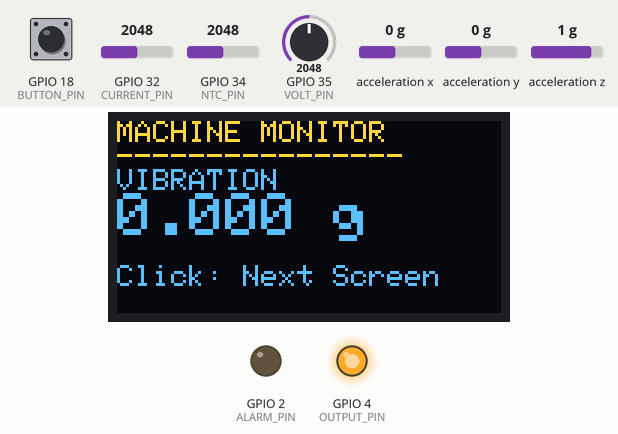
Recording of a sketch running on a simulated ESP32. Shown: 128×64 one-colour display, output pins drawn as LEDs (lit = HIGH). The test bench sets the inputs (shaded band); at power-on: GPIO 18 (BUTTON_PIN) HIGH, GPIO 34 (NTC_PIN) = 2048, GPIO 35 (VOLT_PIN) = 2048, GPIO 32 (CURRENT_PIN) = 2048, acceleration x 0 g, acceleration y 0 g, acceleration z 1 g (analog values on the 0–4095 scale). The OLED is the two-colour kind (top 16 rows yellow); nothing arrives over Bluetooth unless stated; what the sketch prints to the serial monitor is not drawn.

Above: at 2.2 s.
2.3 s: GPIO 18 (BUTTON_PIN) pulled LOW for 0.15 s
At 3.0 s:
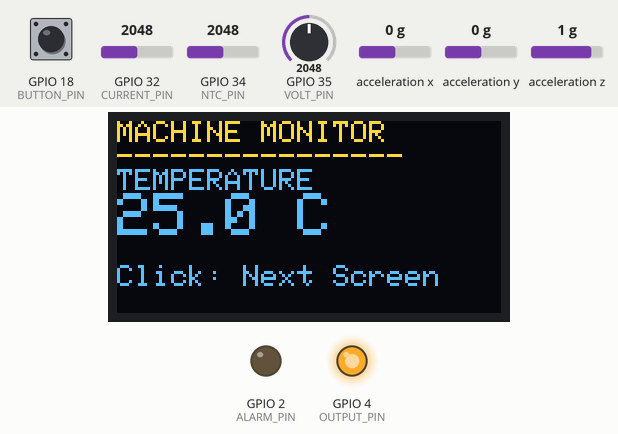
3.9 s: GPIO 34 (NTC_PIN) set to 3869
At 4.6 s:
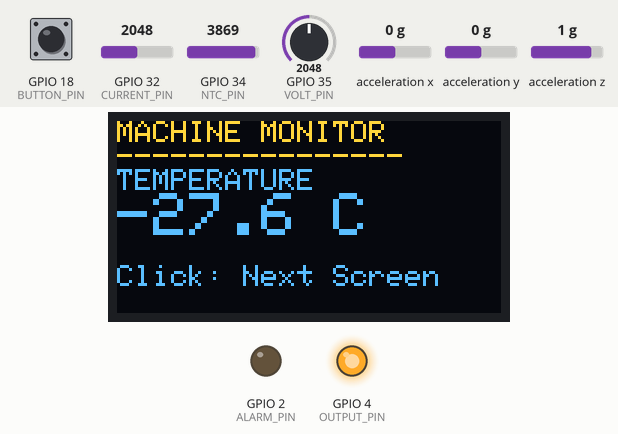
5.6 s: GPIO 34 (NTC_PIN) set to 3957
At 6.9 s:
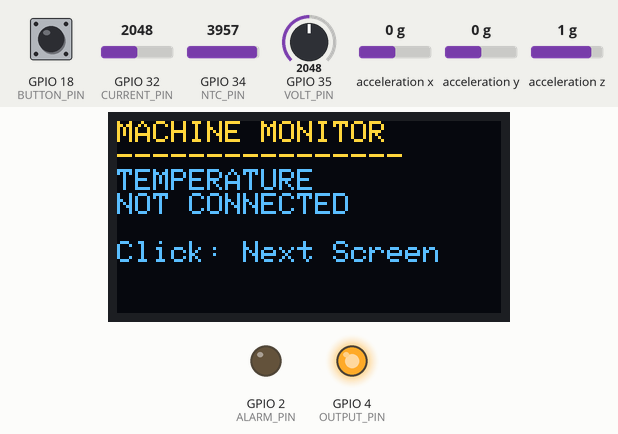
7.2 s: GPIO 18 (BUTTON_PIN) pulled LOW for 1 s
At 9.2 s:
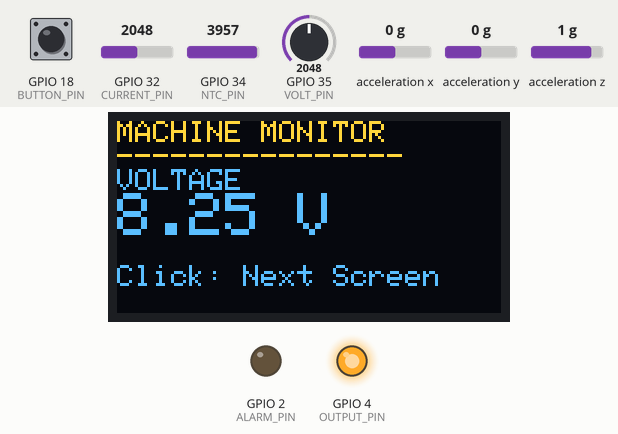
9.7 s: GPIO 35 (VOLT_PIN) set to 132
At 10.4 s:
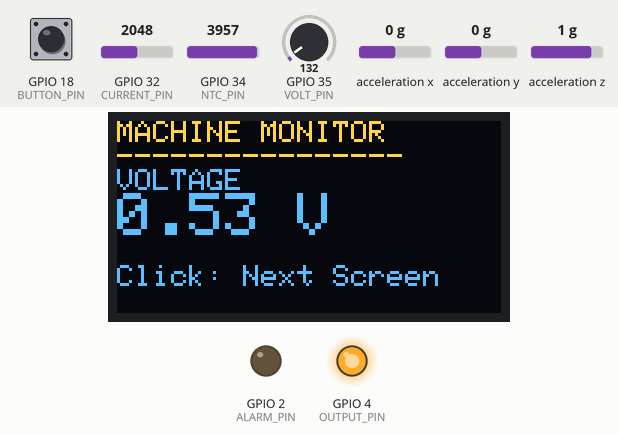
11.4 s: GPIO 35 (VOLT_PIN) set to 113
At 13.0 s:
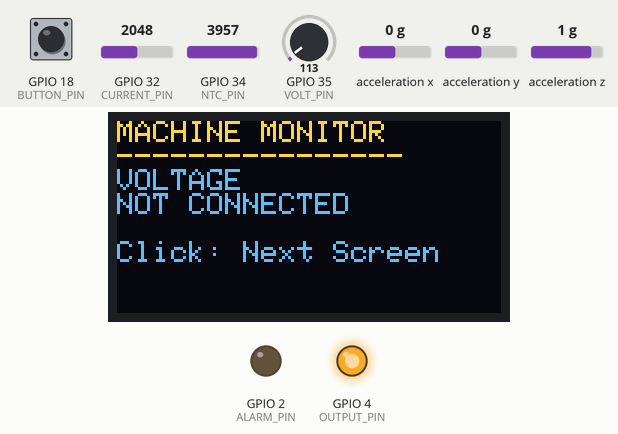
Timing chart, 0 to 14.0 s (numbered marks = the images above; inputs shaded):
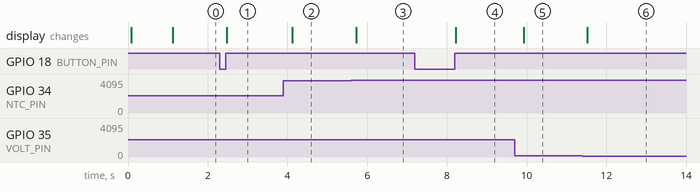

Measured:
- the behaviour switches between 3900 and 3901 on GPIO 34 (NTC_PIN) (found by bisection; images 2 and 3)
- the behaviour switches between 125 and 124 on GPIO 35 (VOLT_PIN) (found by bisection; images 5 and 6)
- after the input at 2.3 s, the display: changes after 0.18 s (image 1)
- after the input at 3.9 s, the display: changes after 0.22 s (image 2)
- after the input at 5.6 s, the display: changes after 0.12 s (image 3)
- after the input at 7.2 s, the display: changes after 1.0 s (image 4)
- after the input at 9.7 s, the display: changes after 0.22 s (image 5)
- after the input at 11.4 s, the display: changes after 0.13 s (image 6)

The sketch:

sketch_oct13a.ino
```cpp
#include <Wire.h>
#include <Adafruit_GFX.h>
#include <Adafruit_SSD1306.h>
#include <Adafruit_Sensor.h>
#include <Adafruit_ADXL345_U.h>
#include <BluetoothSerial.h>
#include <math.h>

// ---------- DISPLAY ----------
#define SCREEN_WIDTH 128
#define SCREEN_HEIGHT 64

Adafruit_SSD1306 display(SCREEN_WIDTH, SCREEN_HEIGHT, &Wire, -1);

// ---------- SENSORS ----------
Adafruit_ADXL345_Unified adxl = Adafruit_ADXL345_Unified(12345);
BluetoothSerial SerialBT;

bool adxlConnected = false;
bool voltageConnected = false;
bool currentConnected = false;
bool ntcConnected = false;

// ---------- PINS ----------
#define VOLT_PIN 35
#define CURRENT_PIN 32
#define NTC_PIN 34
#define BUTTON_PIN 18
#define ALARM_PIN 2
#define OUTPUT_PIN 4

// ---------- CALIBRATION ----------
const float ADC_REFERENCE = 3.3;
const float VOLTAGE_FACTOR = 5.0;

const float CURRENT_ZERO_V = 1.65;
const float CURRENT_SENSITIVITY = 0.100;

const float NTC_FIXED_R = 10000.0;
const float NTC_R0 = 10000.0;
const float NTC_BETA = 3950.0;
const float NTC_T0 = 298.15;

// ---------- WARNING LIMITS ----------
const float MAX_TEMP = 40.0;
const float MAX_VIBRATION_G = 0.20;
const float VIBRATION_CHANGE_LIMIT = 0.10;

// ---------- SENSOR VALUES ----------
float voltage = 0;
float current = 0;
float temperature = NAN;
float vibration = 0;

float voltageSensorOutput = 0;
float currentSensorOutput = 0;

float previousVibration = 0;
float vibrationChange = 0;

bool vibrationInitialized = false;

float stableVibration = 0;
bool stableBaselineSaved = false;

unsigned long vibrationStartTime = 0;
unsigned long vibrationStableStart = 0;

const unsigned long VIBRATION_STARTUP_MS = 2000;
const unsigned long VIBRATION_STABLE_MS = 2000;
const float VIBRATION_CHANGE_PERCENT = 10.0;

bool vibrationWarning = false;


// ---------- SCREEN ----------
int screenNumber = 0;

// ---------- ALARM ----------
bool alarmActive = false;
bool alarmAcknowledged = false;
bool alarmState = false;

unsigned long lastBlink = 0;
unsigned long vibrationEventUntil = 0;

int highTemperatureCount = 0;
const int TEMP_CONFIRM_COUNT = 3;

// ---------- TIMERS ----------
unsigned long lastRead = 0;
unsigned long lastSend = 0;
unsigned long lastADXLCheck = 0;
unsigned long lastDisplay = 0;

const unsigned long SENSOR_INTERVAL = 200;
const unsigned long BLUETOOTH_INTERVAL = 500;
const unsigned long ADXL_CHECK_INTERVAL = 1000;
const unsigned long DISPLAY_INTERVAL = 200;

const unsigned long LONG_PRESS_MS = 1000;
const unsigned long VIBRATION_EVENT_MS = 2000;

// ---------- BUTTON ----------
unsigned long buttonDownTime = 0;
bool buttonWasDown = false;
bool longPressDone = false;

// ---------- READ ANALOG VOLTAGE ----------
float readAnalogVoltage(int pin) {
  uint32_t total = 0;

  for (int i = 0; i < 10; i++) {
    total += analogRead(pin);
    delayMicroseconds(200);
  }

  float raw = total / 10.0;
  return raw * ADC_REFERENCE / 4095.0;
}

// ---------- READ NTC TEMPERATURE ----------
float readNTC() {
  uint32_t total = 0;

  for (int i = 0; i < 10; i++) {
    total += analogRead(NTC_PIN);
    delayMicroseconds(200);
  }

  float raw = total / 10.0;

  // Open-circuit / out-of-range check
  if (raw < 5 || raw > 4090) {
    return NAN;
  }

  // Circuit:
  // 3.3V -- 10k fixed resistor -- ADC -- NTC -- GND

  float resistance =
      NTC_FIXED_R * raw / (4095.0 - raw);

  // Reject implausible readings
  if (resistance < 500.0 || resistance > 200000.0) {
    return NAN;
  }

  float kelvin = 1.0 /
      ((1.0 / NTC_T0) +
       log(resistance / NTC_R0) / NTC_BETA);

  float result = kelvin - 273.15;

  if (isnan(result) || isinf(result)) {
    return NAN;
  }

  return result;
}

// ---------- CHECK ADXL345 CONNECTION ----------
void checkADXLConnection() {
  // Default ADXL345 I2C address is 0x53.
  Wire.beginTransmission(0x53);
  bool present = (Wire.endTransmission() == 0);

  if (!present) {
    adxlConnected = false;
    vibrationInitialized = false;
    vibration = 0;
    vibrationChange = 0;
    vibrationEventUntil = 0;

    Serial.println("ADXL345 NOT CONNECTED");
    return;
  }

  // Initialize again if the sensor was disconnected
  // and has now been reconnected.
  if (!adxlConnected) {
    adxlConnected = adxl.begin();

    if (adxlConnected) {
      adxl.setRange(ADXL345_RANGE_4_G);
      vibrationInitialized = false;
      vibrationChange = 0;

      Serial.println("ADXL345 CONNECTED");
    }
  }
}

// ---------- READ ALL SENSORS ----------
void readSensors() {
  // Voltage sensor
  voltageSensorOutput = readAnalogVoltage(VOLT_PIN);
  voltageConnected = voltageSensorOutput > 0.10;

  if (voltageConnected) {
    voltage = voltageSensorOutput * VOLTAGE_FACTOR;
  } else {
    voltage = 0;
  }

  // Current sensor
  currentSensorOutput = readAnalogVoltage(CURRENT_PIN);

  currentConnected =
      currentSensorOutput > 0.10 &&
      currentSensorOutput < 3.20;

  if (currentConnected) {
    current =
        (currentSensorOutput - CURRENT_ZERO_V)
        / CURRENT_SENSITIVITY;
  } else {
    current = 0;
  }

  // Temperature sensor
  temperature = readNTC();
  ntcConnected = !isnan(temperature);

  if (!ntcConnected) {
    highTemperatureCount = 0;
  } else if (temperature > MAX_TEMP) {
    if (highTemperatureCount < TEMP_CONFIRM_COUNT) {
      highTemperatureCount++;
    }
  } else {
    highTemperatureCount = 0;
  }


  // ---------- ADXL345 VIBRATION ----------
  if (adxlConnected) {
    sensors_event_t event;
    adxl.getEvent(&event);

    float ax = event.acceleration.x / 9.80665;
    float ay = event.acceleration.y / 9.80665;
    float az = event.acceleration.z / 9.80665;

    float magnitude = sqrt(ax * ax + ay * ay + az * az);
    vibration = fabs(magnitude - 1.0);

    unsigned long now = millis();

    if (vibrationStartTime == 0) {
      vibrationStartTime = now;
      vibrationStableStart = now;
      stableBaselineSaved = false;
      vibrationInitialized = false;
      vibrationWarning = false;
      previousVibration = vibration;
    }

    if (!stableBaselineSaved) {
      if (now - vibrationStartTime >= VIBRATION_STARTUP_MS) {
        stableVibration = vibration;
        previousVibration = vibration;
        stableBaselineSaved = true;
        vibrationInitialized = true;
        vibrationStableStart = now;
        vibrationChange = 0;
        vibrationWarning = false;
      }
    } else {
      float difference = fabs(vibration - stableVibration);
      float reference = fmax(stableVibration, 0.05);

      vibrationChange = (difference / reference) * 100.0;

      if (vibrationChange > VIBRATION_CHANGE_PERCENT) {
        vibrationWarning = true;
        vibrationStableStart = 0;
      } else {
        vibrationWarning = false;

        if (vibrationStableStart == 0) {
          vibrationStableStart = now;
        }

        if (now - vibrationStableStart >= VIBRATION_STABLE_MS) {
          stableVibration = vibration;
          vibrationChange = 0;
        }
      }
    }
  } else {
    vibration = 0;
    vibrationChange = 0;
    vibrationInitialized = false;
    stableBaselineSaved = false;
    vibrationStartTime = 0;
    vibrationStableStart = 0;
    vibrationWarning = false;
  }
}


// ---------- ABNORMAL STATUS ----------

int abnormalSensorScreen() {
  if (adxlConnected &&
      stableBaselineSaved &&
      vibrationWarning) {
    return 0;
  }

  if (ntcConnected &&
      highTemperatureCount >= TEMP_CONFIRM_COUNT) {
    return 1;
  }

  return -1;
}


// ---------- UPDATE ALARM ----------

void updateAlarm() {
  bool warning = (abnormalSensorScreen() != -1);

  if (!warning || alarmAcknowledged) {
    alarmActive = false;
    alarmAcknowledged = warning ? true : false;
    alarmState = false;

    digitalWrite(ALARM_PIN, LOW);
    digitalWrite(OUTPUT_PIN, HIGH);
    return;
  }

  alarmActive = true;

  // Blink GPIO 2 during a warning.
  if (millis() - lastBlink >= 250) {
    lastBlink = millis();
    alarmState = !alarmState;

    digitalWrite(ALARM_PIN, alarmState ? HIGH : LOW);
  }

  // GPIO 4 OFF while the alarm warning is active.
  digitalWrite(OUTPUT_PIN, LOW);
}


// ---------- DRAW OLED ----------
void drawScreen() {
  display.clearDisplay();
  display.setTextColor(SSD1306_WHITE);
  display.setTextSize(1);
  display.setCursor(0, 0);

  if (screenNumber == 0) {
    display.setTextSize(2);
    display.setCursor(0, 20);
    display.println("MACHINE");
    display.println("MONITOR");
  }

  else if (screenNumber == 1) {
    display.println("MACHINE MONITOR");
    display.println("----------------");
    display.println("VIBRATION");

    if (adxlConnected) {
      display.setTextSize(2);
      display.print(vibration, 3);
      display.println(" g");
      display.setTextSize(1);
    } else {
      display.println("NOT CONNECTED");
    }
  }

  else if (screenNumber == 2) {
    display.println("MACHINE MONITOR");
    display.println("----------------");
    display.println("TEMPERATURE");

    if (ntcConnected) {
      display.setTextSize(2);
      display.print(temperature, 1);
      display.println(" C");
      display.setTextSize(1);
    } else {
      display.println("NOT CONNECTED");
    }
  }

  else if (screenNumber == 3) {
    display.println("MACHINE MONITOR");
    display.println("----------------");
    display.println("VOLTAGE");

    if (voltageConnected) {
      display.setTextSize(2);
      display.print(voltage, 2);
      display.println(" V");
      display.setTextSize(1);
    } else {
      display.println("NOT CONNECTED");
    }
  }

  else if (screenNumber == 4) {
    display.println("MACHINE MONITOR");
    display.println("----------------");
    display.println("CURRENT");

    if (currentConnected) {
      display.setTextSize(2);
      display.print(current, 2);
      display.println(" A");
      display.setTextSize(1);
    } else {
      display.println("NOT CONNECTED");
    }
  }

  else if (screenNumber == 5) {
    int abnormal = abnormalSensorScreen();

    display.println("MACHINE MONITOR");
    display.println("----------------");
    display.println("ABNORMAL STATUS");

    if (abnormal == 0) {
      display.println("VIBRATION WARNING");
      display.print("Value: ");
      display.print(vibration, 3);
      display.println(" g");
      display.print("Change: ");
      display.print(vibrationChange, 3);
      display.println(" g");
    } else if (abnormal == 1) {
      display.println("HIGH TEMPERATURE");
      display.print("Value: ");
      display.print(temperature, 1);
      display.println(" C");
    } else {
      display.println("NO ABNORMALITY");
    }

    display.println();

    if (alarmAcknowledged) {
      display.println("ALARM ACKNOWLEDGED");
    } else if (alarmActive) {
      display.println("ALARM ACTIVE");
    } else {
      display.println("ALARM OFF");
    }
  }

  if (screenNumber >= 1 && screenNumber <= 4) {
    display.println();
    display.println("Click: Next Screen");
  } else if (screenNumber == 5) {
    display.println("Click: Next Screen");
  }

  display.display();
}

// ---------- BLUETOOTH DATA ----------

void sendBluetoothData() {
  SerialBT.printf("%.2f,%.2f,%.2f,%.2f\n",
                  vibration,
                  temperature,
                  voltage,
                  current);

  Serial.printf("BT DATA: %.2f,%.2f,%.2f,%.2f\n",
                vibration,
                temperature,
                voltage,
                current);
}


// ---------- ACKNOWLEDGE ALARM ----------
void acknowledgeAlarm() {
  alarmAcknowledged = true;
  alarmActive = false;
  alarmState = false;

  digitalWrite(ALARM_PIN, LOW);
}

// ---------- BUTTON ----------
void handleButton() {
  bool down = (digitalRead(BUTTON_PIN) == LOW);

  if (down && !buttonWasDown) {
    buttonDownTime = millis();
    longPressDone = false;
  }

  if (down && !longPressDone &&
      millis() - buttonDownTime >= LONG_PRESS_MS) {
    acknowledgeAlarm();
    longPressDone = true;
  }

  if (!down && buttonWasDown && !longPressDone) {
    screenNumber++;

    // Cycle through screens 1 to 5.
    if (screenNumber > 5) {
      screenNumber = 1;
    }

    drawScreen();
  }

  buttonWasDown = down;
}

// ---------- BLUETOOTH COMMANDS ----------
void handleBluetooth() {
  static String command = "";

  while (SerialBT.available()) {
    char c = SerialBT.read();

    if (c == '\n' || c == '\r') {
      command.trim();
      command.toUpperCase();

      if (command == "2" || command == "STOP") {
        acknowledgeAlarm();
        SerialBT.println("Alarm acknowledged");
      }

      command = "";
    } else if (command.length() < 20) {
      command += c;
    }
  }
}

// ---------- SETUP ----------
void setup() {
  Serial.begin(115200);

  // Ensure alarm LED starts OFF.
  pinMode(ALARM_PIN, OUTPUT);
digitalWrite(ALARM_PIN, LOW);

pinMode(OUTPUT_PIN, OUTPUT);
digitalWrite(OUTPUT_PIN, HIGH);

  pinMode(BUTTON_PIN, INPUT_PULLUP);

  analogReadResolution(12);

  // ESP32 I2C pins
  Wire.begin(21, 22);

  if (!display.begin(SSD1306_SWITCHCAPVCC, 0x3C)) {
    Serial.println("OLED NOT FOUND");
    while (true) {
      digitalWrite(ALARM_PIN, LOW);
      delay(100);
    }
  }

  display.clearDisplay();
  display.setTextSize(1);
  display.setTextColor(SSD1306_WHITE);
  display.setCursor(0, 0);
  display.println("Machine Monitor");
  display.println("Starting...");
  display.display();

  // Initialize ADXL345
  adxlConnected = adxl.begin();

  if (adxlConnected) {
    adxl.setRange(ADXL345_RANGE_4_G);
    Serial.println("ADXL345 CONNECTED");
  } else {
    Serial.println("ADXL345 NOT CONNECTED");
  }

  // Bluetooth
  SerialBT.begin("MachineMonitor");
  Serial.println("Bluetooth: MachineMonitor");

  screenNumber = 0;
  drawScreen();

  delay(1000);
  screenNumber = 1;
}

// ---------- MAIN LOOP ----------
void loop() {
  handleButton();
  handleBluetooth();

  // Check if ADXL345 has been unplugged or reconnected.
  if (millis() - lastADXLCheck >= ADXL_CHECK_INTERVAL) {
    lastADXLCheck = millis();
    checkADXLConnection();
  }

  if (millis() - lastRead >= SENSOR_INTERVAL) {
    lastRead = millis();

    readSensors();
    updateAlarm();
  }

  if (millis() - lastDisplay >= DISPLAY_INTERVAL) {
    lastDisplay = millis();
    drawScreen();
  }

  if (millis() - lastSend >= BLUETOOTH_INTERVAL) {
    lastSend = millis();
    sendBluetoothData();
  }
}
```
